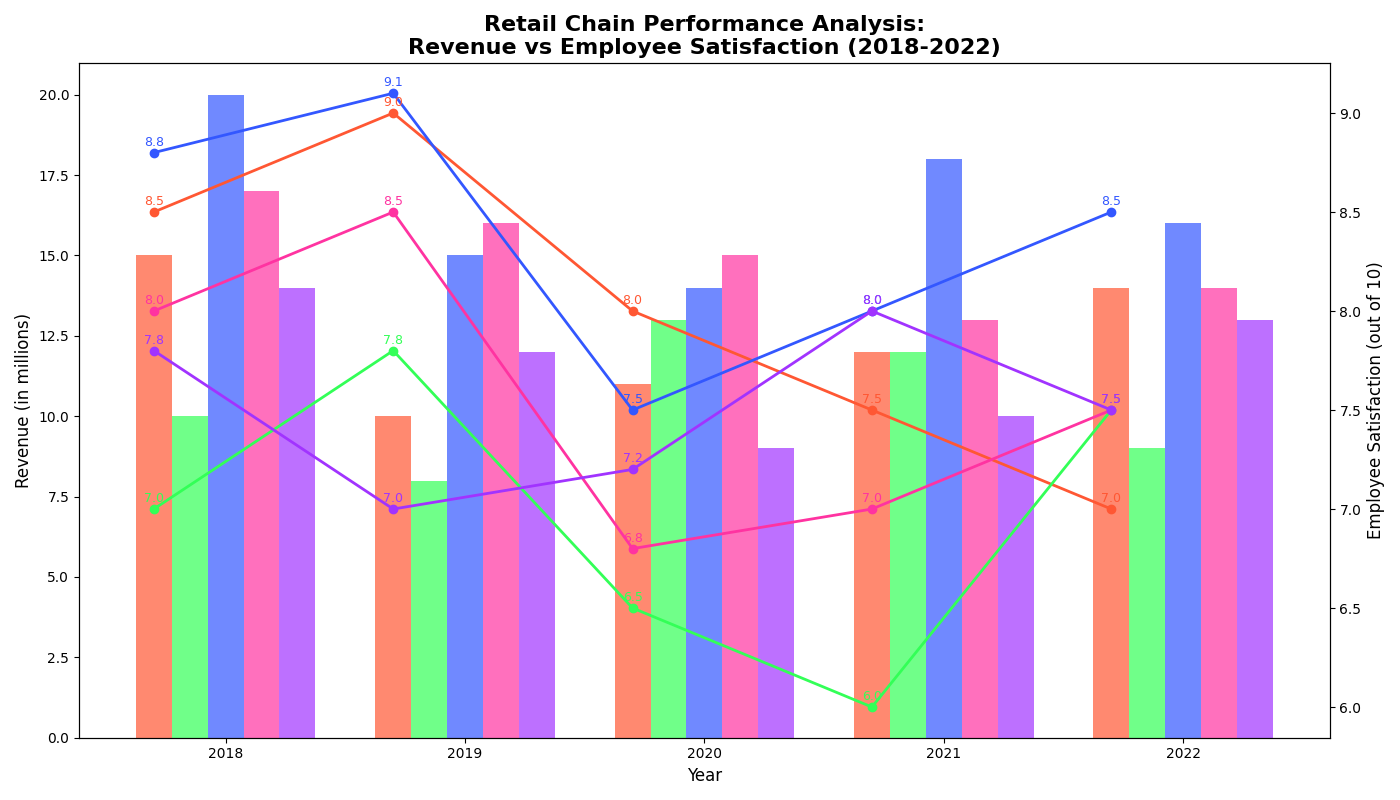

Generate this figure with Python:
import matplotlib.pyplot as plt
import numpy as np

years = np.array([2018, 2019, 2020, 2021, 2022])
stores = ["Store A", "Store B", "Store C", "Store D", "Store E"]

revenue = np.array([
    [15, 10, 11, 12, 14],  # Store A
    [10, 8, 13, 12, 9],    # Store B
    [20, 15, 14, 18, 16],  # Store C
    [17, 16, 15, 13, 14],  # Store D
    [14, 12, 9, 10, 13],   # Store E
])

satisfaction_scores = np.array([
    [8.5, 9, 8, 7.5, 7],   # Store A
    [7, 7.8, 6.5, 6, 7.5], # Store B
    [8.8, 9.1, 7.5, 8, 8.5], # Store C
    [8, 8.5, 6.8, 7, 7.5], # Store D
    [7.8, 7, 7.2, 8, 7.5], # Store E
])

fig, ax1 = plt.subplots(figsize=(14, 8))

colors = ['#FF5733', '#33FF57', '#3357FF', '#FF33A1', '#A133FF']
bar_width = 0.15
for idx, store in enumerate(stores):
    ax1.bar(years + idx*bar_width, revenue[idx], width=bar_width, color=colors[idx], alpha=0.7)

ax1.set_title('Retail Chain Performance Analysis:\nRevenue vs Employee Satisfaction (2018-2022)', fontsize=16, fontweight='bold')
ax1.set_xlabel('Year', fontsize=12)
ax1.set_ylabel('Revenue (in millions)', fontsize=12)
ax1.set_xticks(years + bar_width*(len(stores)-1)/2)
ax1.set_xticklabels(years)

ax2 = ax1.twinx()
ax2.set_ylabel('Employee Satisfaction (out of 10)', fontsize=12)

for idx in range(len(stores)):
    ax2.plot(years, satisfaction_scores[idx], marker='o', linestyle='-', linewidth=2, color=colors[idx])
    for x, y in zip(years, satisfaction_scores[idx]):
        ax2.annotate(f'{y}', xy=(x, y), xytext=(0, 5), textcoords='offset points', fontsize=9, color=colors[idx], ha='center')

plt.tight_layout()
plt.show()
